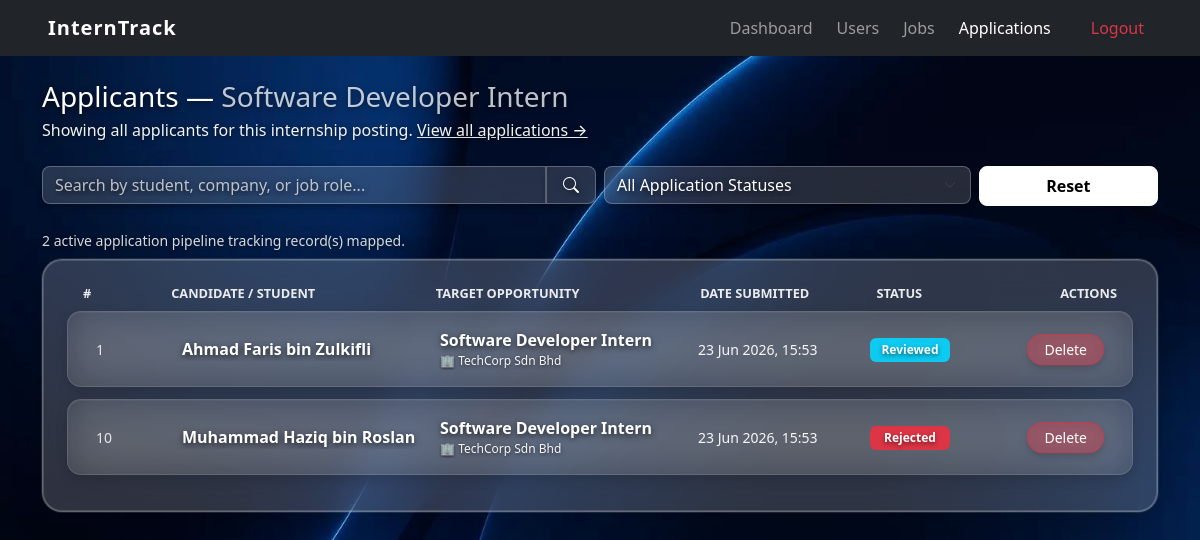
The page /admin/view_applicants.php?job_id=1 (signed in) on the database as committed earlier.
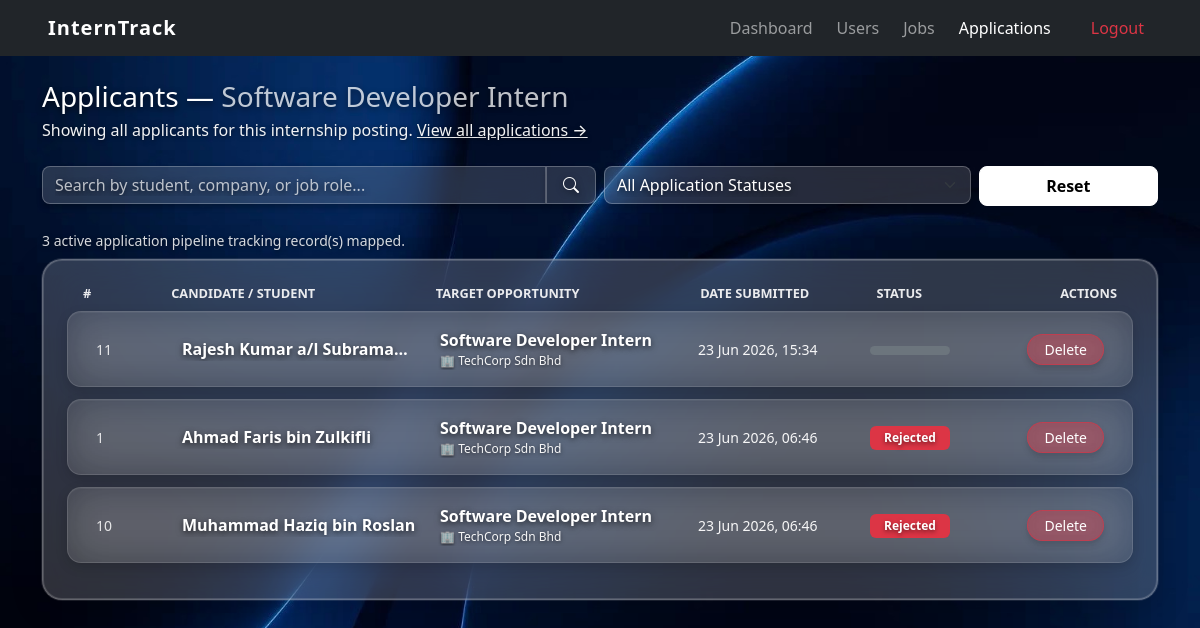
The same page on the database as committed later.
### tables this page shows
CREATE TABLE `applications` (
  `id` int(11) NOT NULL,
  `student_id` int(11) NOT NULL,
  `job_id` int(11) NOT NULL,
  `cover_letter` text DEFAULT NULL,
  `resume` varchar(255) DEFAULT NULL,
  `status` enum('pending','reviewed','accepted','rejected') DEFAULT 'pending',
  `interview_date` varchar(50) DEFAULT NULL,
  `interview_time` varchar(50) DEFAULT NULL,
  `interview_venue` varchar(255) DEFAULT NULL,
  `notes` text DEFAULT NULL,
  `applied_at` timestamp NOT NULL DEFAULT current_timestamp()
);

CREATE TABLE `users` (
  `id` int(11) NOT NULL,
  `name` varchar(100) NOT NULL,
  `email` varchar(100) NOT NULL,
  `password` varchar(255) NOT NULL,
  `role` enum('student','company','admin') NOT NULL,
  `phone` varchar(20) DEFAULT NULL,
  `bio` text DEFAULT NULL,
  `profile_picture` varchar(255) DEFAULT NULL,
  `description` text DEFAULT NULL,
  `website` varchar(150) DEFAULT NULL,
  `resume` varchar(255) DEFAULT NULL,
  `created_at` timestamp NOT NULL DEFAULT current_timestamp(),
  `approval_status` varchar(50) DEFAULT 'pending',
  `academic_info` text DEFAULT NULL,
  `industry` varchar(100) DEFAULT NULL,
  `skills` text DEFAULT NULL
);

CREATE TABLE `jobs` (
  `id` int(11) NOT NULL,
  `company_id` int(11) NOT NULL,
  `title` varchar(150) NOT NULL,
  `description` text DEFAULT NULL,
  `location` varchar(100) DEFAULT NULL,
  `field` varchar(100) DEFAULT NULL,
  `status` enum('active','closed') DEFAULT 'active',
  `created_at` timestamp NOT NULL DEFAULT current_timestamp(),
  `allowance` decimal(10,2) DEFAULT 0.00
);

### admin/view_applicants.php (the view, shortened to what the changed rows need)
<?php
include '../config/db_connect.php';
include '../includes/header.php';
$job_id = isset($_GET['job_id']) ? (int)$_GET['job_id'] : 0;
$job_title_label = '';
if ($job_id > 0) {
    $jstmt = mysqli_prepare($conn, "SELECT title FROM jobs WHERE id = ?");
    mysqli_stmt_bind_param($jstmt, "i", $job_id);
    mysqli_stmt_execute($jstmt);
    $jres = mysqli_stmt_get_result($jstmt);
    if ($jrow = mysqli_fetch_assoc($jres)) {
        $job_title_label = $jrow['title'];
    }
}
$sql = "SELECT a.id, a.status, a.applied_at, a.student_id, j.company_id,
               s.name AS student_name,
               j.title AS job_title,
               c.name AS company_name
        FROM applications a
        JOIN users s ON a.student_id = s.id
        JOIN jobs j ON a.job_id = j.id
        JOIN users c ON j.company_id = c.id
        WHERE 1=1";
$params = [];
$types  = '';
if ($job_id > 0) {
    $sql     .= " AND a.job_id = ?";
    $params[] = $job_id;
    $types   .= 'i';
}
$sql .= " ORDER BY a.applied_at DESC";
$stmt = mysqli_prepare($conn, $sql);
if ($params) mysqli_stmt_bind_param($stmt, $types, ...$params);
mysqli_stmt_execute($stmt);
$apps_res = mysqli_stmt_get_result($stmt);
$app_rows = [];
while ($row = mysqli_fetch_assoc($apps_res)) {
    $app_rows[] = $row;
}
function get_status_badge_class($status) {
    $map = [
        'pending'  => 'secondary',
        'reviewed' => 'info',
        'accepted' => 'success',
        'rejected' => 'danger',
    ];
    return $map[$status] ?? 'secondary';
}
?>
<div class="container mt-4">
    <h3 class="mb-1 text-white">
        <?php if ($job_id > 0 && $job_title_label): ?>
            Applicants — <span style="opacity:0.75;"><?= htmlspecialchars($job_title_label) ?></span>
        <?php else: ?>
            Global Applications Tracker
        <?php endif; ?>
    </h3>
    <p class="text-white-50 mb-4">
        <?php if ($job_id > 0): ?>
            Showing all applicants for this internship posting. <a href="view_applicants.php" class="text-white-50">View all applications →</a>
        <?php else: ?>
            Audit all submissions across every internship posting.
        <?php endif; ?>
    </p>
    <form method="GET" class="mb-4">
        <div class="row g-2">
        </div>
    </form>
    <p class="text-white-50 small mb-2"><?= count($app_rows) ?> active application pipeline tracking record(s) mapped.</p>
    <div class="card shadow-sm glass-card mb-5">
        <div class="card-body p-4">
            <div class="d-flex flex-column">
                <?php foreach ($app_rows as $a): ?>
                    <div class="row glass-row-item align-items-center py-3 px-3 mx-0">
                        <div class="col-md-1 glass-row-text-muted small">
                            <span class="d-md-none fw-bold me-1">ID:</span><?= (int)$a['id'] ?>
                        </div>
                        <div class="col-md-3 glass-row-text-primary text-truncate">
                            <a href="#" class="view-user-trigger text-decoration-none text-white fw-bold" data-user-id="<?= (int)$a['student_id'] ?>">
                                <?= htmlspecialchars($a['student_name']) ?>
                            </a>
                        </div>
                        <div class="col-md-3 glass-row-text-secondary text-truncate">
                            <div class="fw-semibold text-white"><?= htmlspecialchars($a['job_title']) ?></div>
                            <div class="text-muted" style="font-size: 0.75rem;">🏢 <a href="#" class="view-user-trigger text-decoration-none text-white-50" data-user-id="<?= (int)$a['company_id'] ?>"><?= htmlspecialchars($a['company_name']) ?></a></div>
                        </div>
                        <div class="col-md-2 glass-row-text-secondary small">
                            <?= date('d M Y, H:i', strtotime($a['applied_at'])) ?>
                        </div>
                        <div class="col-md-1 my-1 my-md-0">
                            <span class="badge badge-uniform bg-<?= get_status_badge_class($a['status']) ?>">
                                <?= htmlspecialchars(ucfirst($a['status'])) ?>
                            </span>
                        </div>
                        <div class="col-md-2 text-md-end d-flex gap-1 justify-content-start justify-content-md-end mt-2 mt-md-0">
                            <a href="view_applicants.php?delete_app=<?= (int)$a['id'] ?><?= $job_id ? '&job_id='.$job_id : '' ?>"
                               class="btn btn-sm btn-glass-danger rounded-pill px-3"
                               onclick="return confirm('Delete this application record?')">
                                Delete
                            </a>
                        </div>
                    </div>
                <?php endforeach; ?>
            </div>
        </div>
    </div>
</div>
<?php include '../includes/footer.php'; ?>

Rows that differ between the two databases and show on the page:
added applications: id "11", student.name "Rajesh Kumar a/l Subrama…", job.title "Software Developer Intern", users.name "TechCorp Sdn Bhd", applied_at "23 Jun 2026, 15:34"
changed applications "Ahmad Faris bin Zulkifli": applied_at "23 Jun 2026, 15:53" → "23 Jun 2026, 06:46"; status "Reviewed" → "Rejected"
changed applications "Muhammad Haziq bin Roslan": applied_at "23 Jun 2026, 15:53" → "23 Jun 2026, 06:46"
Other text that changed with them:
count($app_rows): "2" → "3"
